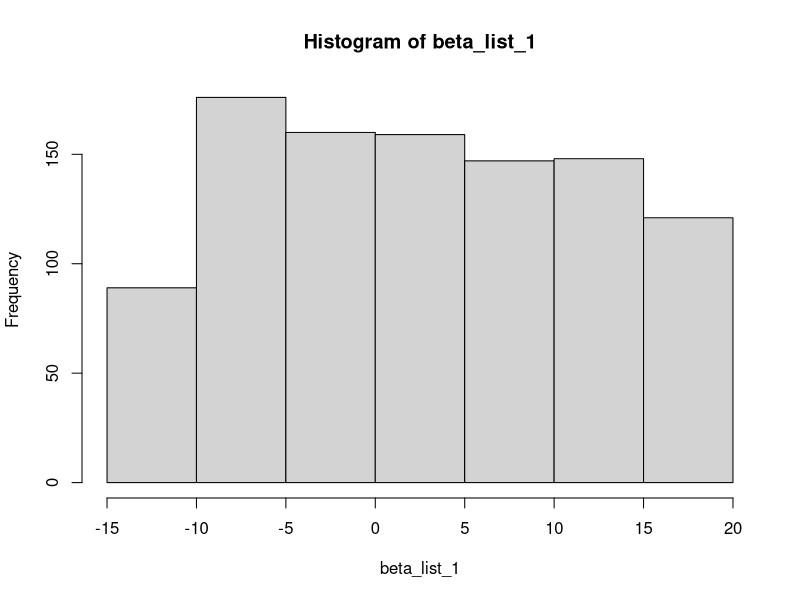
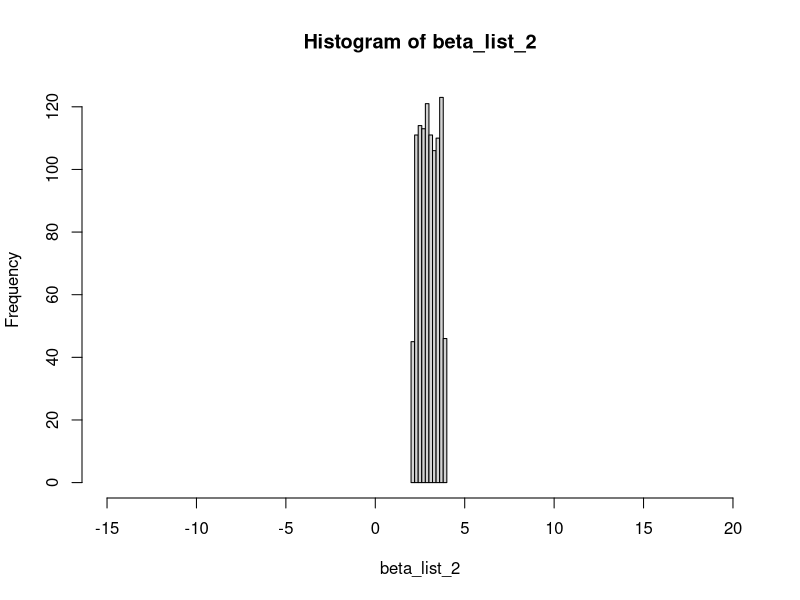

The R source for these figures, in order:
## ---- chunk 1
X=matrix(c(1,1,-1,-1,1,1,-1,-0.9),4,2)
X
X2=matrix(c(1,1,-1,-1,1,-1,1,-1),4,2)
X2
## ---- chunk 2
cor(X[,1],X[,2])
## ---- chunk 3
cor(X2[,1],X2[,2])
## ---- chunk 4
y=X%*%c(3,1)
y
## ---- chunk 5
set.seed(4)
n1<-scale(rnorm(4))
## ---- chunk 6
mean(n1)
sd(n1)
## ---- chunk 7
y=y+n1
y
## ---- chunk 8
qr_ols<-function(X,y){
  QR<-qr(X)
  Q<-qr.Q(QR)
  R<-qr.R(QR)
  b<-as.vector(backsolve(R,t(Q) %*% y))
  names(b)<-colnames(X)
  return(b)
}
## ---- chunk 9
ols<-function(X,y){
  beta<-qr_ols(X,y)
  y_hat<-as.vector(X%*%beta)
  e<-y-y_hat
  return(beta[1])
}
## ---- chunk 10
beta_list_1=c()
for (i in 1:1000){
  y_repeat=X%*%c(3,1)
  n_repeat<-scale(rnorm(4))
  y_repeat=y_repeat+n_repeat
  beta_list_1=c(beta_list_1,ols(X,y_repeat))
}

beta_list_1[1:20]
## ---- chunk 11
cat("Mean of 1000 coefficient corresponding to the first predictor : ", mean(beta_list_1))
cat("\nVariance of 1000 coefficient corresponding to the first predictor : ", var(beta_list_1))
## ---- chunk 12
beta_list_2=c()
for (i in 1:1000){
  y_repeat2=X2%*%c(3,1)
  n_repeat2<-scale(rnorm(4))
  y_repeat2=y_repeat2+n_repeat2
  beta_list_2=c(beta_list_2,ols(X2,y_repeat2))
}

beta_list_2[1:20]
## ---- chunk 13
cat("Mean of 1000 coefficient corresponding to the first predictor : ", mean(beta_list_2))
cat("\nVariance of 1000 coefficient corresponding to the first predictor : ", var(beta_list_2))
## ---- chunk 14
hist(beta_list_1)
## ---- chunk 15
hist(beta_list_2,xlim=c(-15,20))
## ---- chunk 16
mean(beta_list_1)
mean(beta_list_2)
## ---- chunk 17
var(beta_list_1)
var(beta_list_2)
## ---- chunk 18
f<-function(x){
  return(x*x)
}

df<-function(x){
  return(2*x)
}

gd<-function(x,alpha,step){
  for (i in 1:step){
    x<-x-alpha*df(x)
  }
  return(x)
}
## ---- chunk 19
x_init<-rnorm(n=1)
s1=gd(x_init,2,30)
s2=gd(x_init,1,30)
s3=gd(x_init,0.5,30)
## ---- chunk 20
x_init
s1
s2
s3
## ---- chunk 21
A=matrix(c(2,0,0,3),2,2)
df2<-function(x){
  return(2*A%*%x)
}

gd2<-function(x,alpha,step){
  for (i in 1:step){
    x<-x-alpha*df2(x)
  }
  return(x)
}
## ---- chunk 22
x_init2=rnorm(n=2)
step2=sample(x=1:4,size=2)
s4=gd2(x_init2,1/step2[1],30)
s5=gd2(x_init2,1/step2[2],30)
## ---- chunk 23
step2[1]
step2[2]
s4
s5
## ---- chunk 24
x_init2
## ---- chunk 25
B=matrix(c(2,1,1,2),2,2)
df3<-function(x){
  return(2*B%*%x)
}

gd3<-function(x,alpha,step){
  for (i in 1:step){
    x<-x-alpha*df3(x)
  }
  return(x)
}
## ---- chunk 26
x_init3=rnorm(n=2)
## ---- chunk 27
s6=gd3(x_init3,0.1,30)
s7=gd3(x_init3,0.3,30)
s8=gd3(x_init3,0.5,30)
s9=gd3(x_init3,0.7,30)
s10=gd3(x_init3,0.9,30)
## ---- chunk 28
x_init3
s6
s7
s8
s9
s10
## ---- chunk 29
evd<-eigen(B)
evd
## ---- chunk 30
gd3(x_init3,1/evd$values[1],30)
## ---- chunk 31
x_init3
## ---- chunk 32
1/evd$values[1]
## ---- chunk 33
gd4<-function(x,alpha){
  i=0
  while(TRUE){
    i=i+1
    x1<-x-alpha*df(x)
    if(abs(x1-x)<0.001) break
    x<-x1
  }
  return(c(x1,i))
}
## ---- chunk 34
x4<-rnorm(n=1)
x4
## ---- chunk 35
gd4(x4,0.5)
gd4(x4,0.7)
gd4(x4,0.9)
